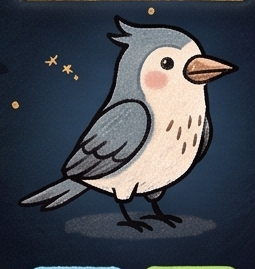
#> input picture tools/art/ref-bird-mockup-dark.png, 255 x 269 px
$ python sticker.py ref-bird-mockup-dark.png ref-bird-mockup.png 5
#> lines starting #> are read from the running program, lines starting #| are printed output that depends on the picture; after the words box and inside, x2 and y2 are one past the last pixel; in counts of white or black regions, pixels touching at a corner belong together
"""Cut the generated bird out of its white background and give it a paper sticker edge, like the mock-up."""
import sys
from PIL import Image, ImageDraw, ImageFilter, ImageChops

SRC, OUT, WIDTH = sys.argv[1], sys.argv[2], int(sys.argv[3])
PAPER = (251, 246, 234)
INK = (29, 35, 52)

im = Image.open(SRC).convert('RGB')
#> im is the input picture: PIL image 255x269 RGB; mean R, G, B 66.2, 71.4, 80.5
w, h = im.size
#> w = 255; h = 269

# 1. background = near-white region connected to the image border
probe = im.copy()
SENTINEL = (255, 0, 255)
for x in range(0, w, 24):
    for y in (0, h - 1):
        if sum(probe.getpixel((x, y))) > 3 * 225:
            ImageDraw.floodfill(probe, (x, y), SENTINEL, thresh=38)
for y in range(0, h, 24):
    for x in (0, w - 1):
        if sum(probe.getpixel((x, y))) > 3 * 225:
            ImageDraw.floodfill(probe, (x, y), SENTINEL, thresh=38)
r, g, b = probe.split()
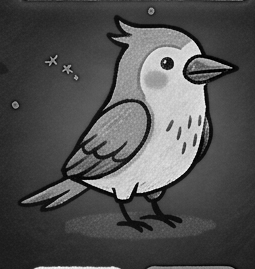
#> b: PIL image 255x269 L; min 0, max 248, mean 80.5
bg = ImageChops.multiply(
    r.point(lambda v: 255 if v == 255 else 0),
    ImageChops.multiply(g.point(lambda v: 255 if v == 0 else 0), b.point(lambda v: 255 if v == 255 else 0)),
)
#> bg: PIL image 255x269 L; every value is 0
alpha = ImageChops.invert(bg)
#> alpha: PIL image 255x269 L; every value is 255
# drop specks, soften the cut by half a pixel
alpha = alpha.filter(ImageFilter.MedianFilter(5)).filter(ImageFilter.GaussianBlur(0.7))

# 2. crop to the bird with room for the sticker edge
PAD = int(w * 0.045)
#> PAD = 11
bbox = alpha.point(lambda v: 255 if v > 40 else 0).getbbox()
#> bbox = (0, 0, 255, 269)
x0, y0, x1, y1 = bbox
#> x0 = 0; y0 = 0; x1 = 255; y1 = 269
x0, y0, x1, y1 = max(0, x0 - PAD), max(0, y0 - PAD), min(w, x1 + PAD), min(h, y1 + PAD)
canvas_box = (x1 - x0 + 2 * PAD, y1 - y0 + 2 * PAD)
#> canvas_box = (277, 291)
bird = im.crop((x0, y0, x1, y1))
a = alpha.crop((x0, y0, x1, y1))
full_a = Image.new('L', canvas_box, 0)
#> full_a: PIL image 277x291 L; every value is 0
full_a.paste(a, (PAD, PAD))
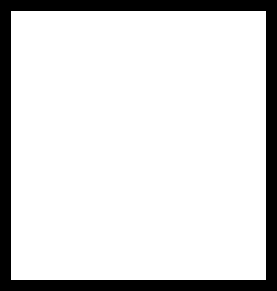
#> full_a: PIL image 277x291 L; 85.1% white; 1 black region, box (x1, y1, x2, y2) and area: (0, 0, 277, 291) 12012
full_bird = Image.new('RGB', canvas_box, PAPER)
full_bird.paste(bird, (PAD, PAD))

# 3. sticker edge: dilate the silhouette, round it off
edge = int(w * 0.018)
#> edge = 4
sticker = full_a.point(lambda v: 255 if v > 60 else 0)
for _ in range(3):
    sticker = sticker.filter(ImageFilter.MaxFilter(2 * (edge // 3) + 1))
sticker = sticker.filter(ImageFilter.GaussianBlur(edge * 0.35)).point(lambda v: 255 if v > 110 else 0).filter(ImageFilter.GaussianBlur(0.8))

# 4. soft cut-paper shadow, offset down-right
shadow = sticker.filter(ImageFilter.GaussianBlur(edge * 0.6)).point(lambda v: int(v * 0.28))
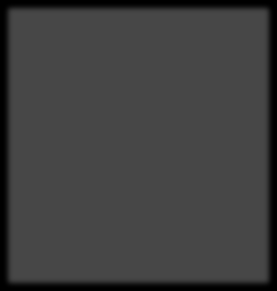
#> shadow: PIL image 277x291 L; min 0, max 71, mean 63.2
off = max(2, edge // 3)
#> off = 2

out = Image.new('RGBA', canvas_box, (0, 0, 0, 0))
#> out: PIL image 277x291 RGBA; every value is 0
sh = Image.new('RGBA', canvas_box, INK + (0,))
sh.putalpha(ImageChops.offset(shadow, off, off + 1))
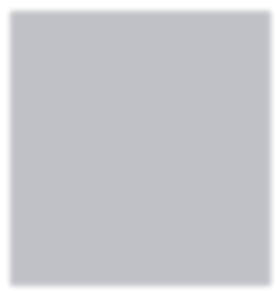
#> sh: PIL image 277x291 RGBA; mean R, G, B, A 29, 35, 52, 63.2; transparent parts drawn white
out.alpha_composite(sh)
paper = Image.new('RGBA', canvas_box, PAPER + (0,))
paper.putalpha(sticker)
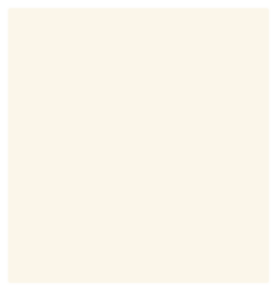
#> paper: PIL image 277x291 RGBA; mean R, G, B, A 251, 246, 234, 227; transparent parts drawn white
out.alpha_composite(paper)
b2 = full_bird.convert('RGBA')
b2.putalpha(full_a)
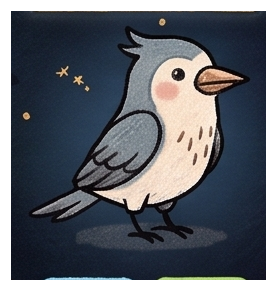
#> b2: PIL image 277x291 RGBA; mean R, G, B, A 93.7, 97.4, 103.4, 217; transparent parts drawn white
out.alpha_composite(b2)

out = out.crop(out.getbbox())
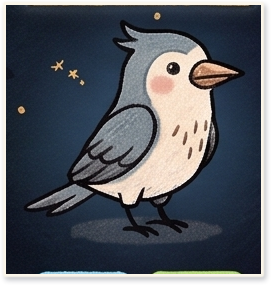
#> out: PIL image 271x285 RGBA; mean R, G, B, A 74.5, 79.2, 87.6, 238.4; transparent parts drawn white
ratio = WIDTH / out.width
#> ratio = 0.0185
out = out.resize((WIDTH, round(out.height * ratio)), Image.LANCZOS)
out.save(OUT, 'WEBP', quality=86, method=6)
print(OUT, out.size)
#| ref-bird-mockup.png (5, 5)
